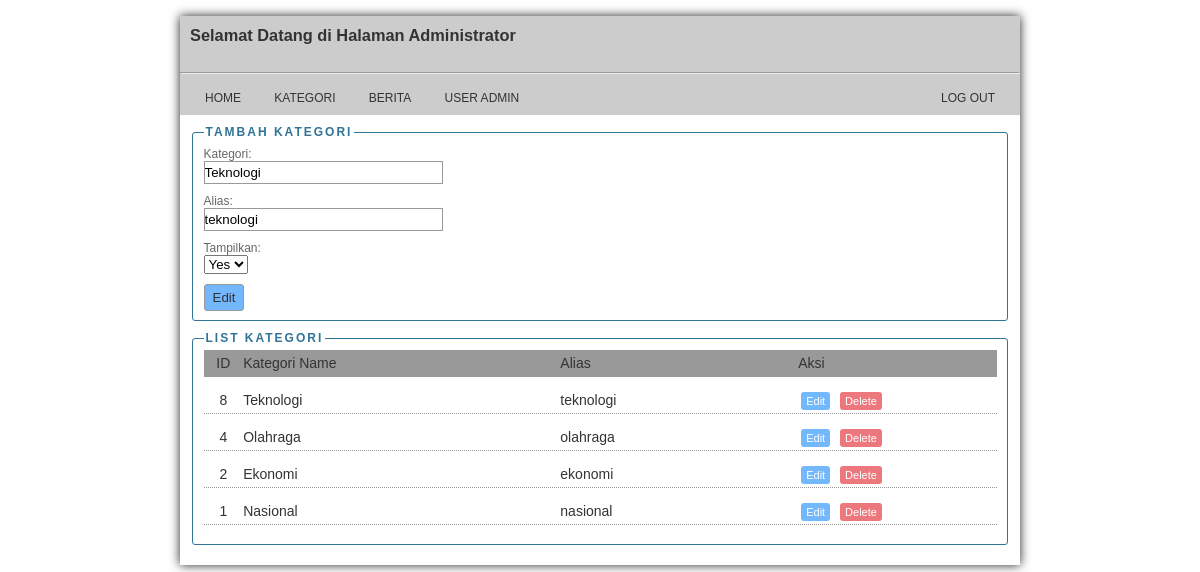
The page /admin/?mod=kategori&act=edit&id=8 (signed in) on the database its author committed.
### tables this page shows
CREATE TABLE `kategori` (
  `ID` int(5) NOT NULL,
  `Kategori` varchar(100) NOT NULL,
  `alias` varchar(50) NOT NULL,
  `Terbit` varchar(1) NOT NULL
);

### admin/kategori.php (the view, shortened to what this page needs)
<?php
if (isset($_GET['act']) && $_GET['act'] == 'edit') {
	$id = (int)$_GET['id'];
	global $connect;
	$sql = mysqli_query($connect,"SELECT * FROM kategori WHERE ID = '$id' ");
	while($r = mysqli_fetch_array($sql)) {
		extract($r);
		$kategori = $Kategori;
		$alias = $alias;
		$terbit = $Terbit;
		$ID = $ID;
	}
}
?>
<div class="w100">
	<form action="./?mod=kategori" method="POST">
		<fieldset>
			<legend>Tambah Kategori</legend>
			<div class="formberita w30">Kategori:<br>
				<input type="text" name="kategori" placeholder="Nama Kategori" value="<?=(isset($kategori) ? $kategori : '');?>" class="form100">
			</div>
			<div class="formberita w30">Alias:<br>
				<input type="text" name="alias" placeholder="Alias" value="<?=(isset($alias) ? $alias : '');?>" class="form100">
			</div>
			<div class="formberita w30">Tampilkan:<br>
				<select name="terbit">
					<option value="1" <?=((isset($terbit) && $terbit==1) ? 'selected' : ''); ?>>Yes</option>
				</select>
			</div>
			<input type="submit" name="<?=(isset($ID) ? 'editkategori' : 'tambahkategori');?>" value="<?=(isset($ID) ? 'Edit' : 'Tambah');?>" class="btn-primary">
		</fieldset>
	</form>
</div>
<div class="w100">
	<fieldset>
		<legend>List Kategori</legend>
			<div class="w100 fl list bg_dark">
				<div class="w5 fl center">ID</div>
				<div class="w40 fl">Kategori Name</div>
				<div class="w30 fl">Alias</div>
				<div class="w20 fl">Aksi</div>
			</div>
			<?php
				global $connect;
				$sql = mysqli_query($connect,"SELECT * FROM kategori ORDER BY ID DESC");
				while($r = mysqli_fetch_array($sql)){
				extract($r);
			?>
			<div class="w100 fl list">
				<div class="w5 fl center"><?=$ID?></div>
				<div class="w40 fl"><?=$Kategori?></div>
				<div class="w30 fl"><?=$alias?></div>
				<div class="w20 fl">
					<a href="./?mod=kategori&act=edit&id=<?=$ID?>" class="btn btn-primary small">Edit</a> <a href="./?mod=kategori&act=hapus&id=<?=$ID?>" class="btn btn-red small">Delete</a>
				</div>
			</div>
			<?php
			}
			?>
	</fieldset>
</div>

### assets/style.css (style rules this page uses)
body { margin:0; padding:0; background: #fff; font-family: arial, sans-serif; font-size: 14px; color: #333; }
a { text-decoration: none; color: #666666 }
.small { font-size:11px; }
.center { text-align: center; }
.fl { float: left; }
.w100 { width: 100%; }
.w40 { width: 40%; }
.w30 { width: 30%; }
.w20 { width: 20%; }
.w5 { width: 5%; }
.bg_dark { background: #999; }
.formberita { font-size: 12px; color: #666; margin: 3px 0 10px 0; }
input[type="text"].form100 { width: 100%; }
input[type="text"] { padding: 3px 0; border: 1px solid #999; }
input[type="submit"] { border: 1px solid #999; padding: 5px 8px; color:#333; box-sizing: border-box; border-radius:3px; }
legend { font-size: 12px; color: #317497; font-weight: 700; text-transform: uppercase; letter-spacing: 2px; }
fieldset { border: 1px solid #317497; border-radius: 3px; margin-bottom: 10px; }
.list { margin: 0 0 10px 0; padding: 5px 0; border-bottom: 1px dotted #999; }
.btn { padding: 3px 5px; margin: 0px 3px; border-radius:3px; box-sizing: border-box; }
.btn-primary { background: #73b7fc; color: #FFF; }
.btn-red { background: #ec787e; color: #FFF; }

### rows shown on the page
kategori: kategori "Teknologi", alias "teknologi", terbit "Yes", ID "8", Kategori "Teknologi"
kategori: ID "4", Kategori "Olahraga", alias "olahraga"
kategori: ID "2", Kategori "Ekonomi", alias "ekonomi"
kategori: ID "1", Kategori "Nasional", alias "nasional"
